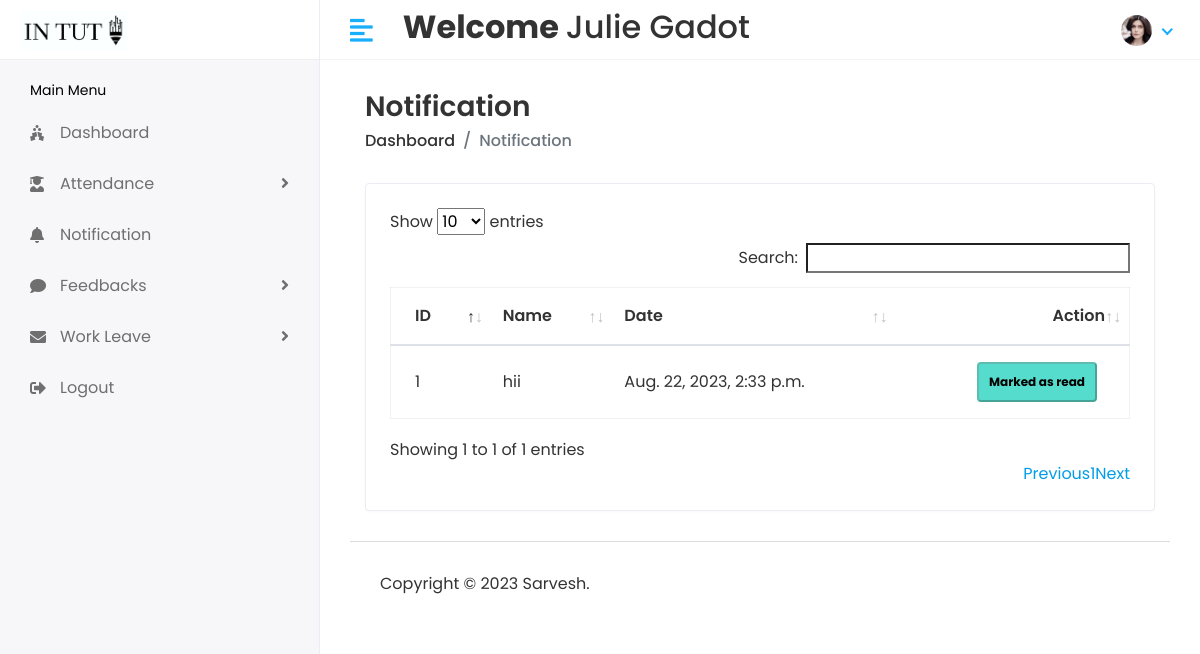
Screenshot of /Staff/notification (signed in) with the database file from the repository.
### stuapp/models.py (models this page shows, shortened)
class CustomUser(AbstractUser):
    USER={
        (1,'HOD'),(2,'STAFF'),(3,'STUDENT')
    }
    user_type=models.CharField(choices=USER,max_length=100,default=1)
    profile_pic=models.ImageField(upload_to='media/profile_pic')

class StaffNotifcation(models.Model):
    message=models.TextField()
    staffID=models.ForeignKey(Staff,on_delete=models.CASCADE)
    created_At=models.DateTimeField(auto_now_add=True)
    status =models.IntegerField(null=True,default=0)

### student/staffviews.py (the view)
# urls.py: path('Staff/notification',staffviews.notification,name='notification'),
@login_required(login_url='/')
def notification(request):
    staff=Staff.objects.filter(admin=request.user.id)
    print(staff)
    for i in staff:
        staffID=i.id
        notification=StaffNotifcation.objects.filter(staffID=staffID)
    return render(request,'staff/notification.html',{'notification':notification})

### stuapp/models.py (called while the page is built)
    def __str__(self):
        return self.admin.first_name

### templates/staff/notification.html (shortened to what this page needs)
{% extends 'base.html' %}
{% block content %}
{% load static %}
<div class="content container-fluid">
   <div class="page-header">
      <div class="row align-items-center">
         <div class="col">
            <h3 class="page-title">Notification</h3>
            <ul class="breadcrumb">
               <li class="breadcrumb-item"><a href="{% url 'staffhome'%}">Dashboard</a></li>
               <li class="breadcrumb-item active">Notification</li>
            </ul>
         </div>
      </div>
   </div>
   <div class="row">
      <div class="col-sm-12">
         <div class="card card-table">
            <div class="card-body">
               <div class="table-responsive">
                  <table id="table_id" class="table table-hover table-center mb-0">
                     <thead>
                        <tr>
                            <th>ID</th>
                           <th>Name</th>
                          <th>  Date   </th>
                           <th class="text-right">Action</th>
                        </tr>
                     </thead>
                     <tbody>
                        {% for i in notification %}
                        <tr>
                           <td>{{i.id}}</td>
                           <td>{{i.message}}</td>
                           <td>{{i.created_At}}</td>
                           <td class="text-right">
                            <div class="actions">
                                {% if i.status == 0 %}
                                <a href="{% url 'stfstatus' st=i.id %}" class="btn btn-outline-danger mr-2"> Mark as read</a>
                                {% else %}
                                <button href="#" class="badge badge-info mr-2 " style="width:120px;height:40px;color:black;"  disabled='disabled'> Marked as read</button>
                                    {% endif %}
                             </div>
                           </td>
                        </tr>
                        {% endfor %}
                     </tbody>
                  </table>
               </div>
            </div>
         </div>
      </div>
   </div>
</div>
{% endblock %}

### templates/includes/header.html (shortened to what this page needs)
{% load static %}
<div class="header" >
    <div class="header-left" style="background-color:white">
        {% if user.user_type == '1' %}
        <a href="{% url 'hodhome'%}" class="logo container" >
            <img src="{% static 'assets/img/logo1big.png'%}" width="300px" height="100px" alt="Logo">
        </a>
        {% elif user.user_type == '2' %}
        <a href="{% url 'staffhome'%}" class="logo">
            <img src="{% static 'assets/img/logo1big.png'%}" alt="Logo">
        </a>
        {% else %}
        <a href="{% url 'studenthome'%}" class="logo">
            <img src="{% static 'assets/img/logo1big.png'%}" alt="Logo">
        </a>
        {% endif %}
    </div>
    <a href="javascript:void(0);" id="toggle_btn">
        <i class="fas fa-align-left"></i>
    </a>
    <div class="top-nav-search my-2">
        <h2><strong> Welcome </strong> {{user.first_name}} {{user.last_name}} </h2>
    </div>
    <ul class="nav user-menu">
        <li class="nav-item dropdown has-arrow">
            <a href="#" class="dropdown-toggle nav-link" data-toggle="dropdown">
                {% if user.profile_pic == "" %}
                <span class="user-img"><img class="rounded-circle" src="{% static 'assets/img/noimg.jpg' %}" width="31"
                        ></span>
                {% else %}
                <span class="user-img"><img class="rounded-circle" src="/{{user.profile_pic}}" width="31"
                        alt="Ryan Taylor"></span>
                {% endif %}
            </a>
        </li>
    </ul>
</div>

### static/assets/css/style.css (style rules this page uses)
html { height: 100%; }
body { background-color: #fff; color: #333; font-family: 'Poppins', sans-serif; font-size: 1rem; height: 100%; line-height: 1.5; overflow-x: hidden; }
h1, h2, h3, h4, h5, h6 { font-family: 'Poppins', sans-serif; margin-top: 0; }
a { color: #009ce7; }
input, button, a { transition: all 0.4s ease; -moz-transition: all 0.4s ease; -o-transition: all 0.4s ease; -ms-transition: all 0.4s ease; -webkit-transition: all 0.4s ease; }
input, input:focus, button, button:focus { outline: none; }
ul, ol { padding: 0px; list-style: none; }
.table { color: #333; max-width: 100%; margin-bottom: 0; width: 100%; }
.table.dataTable { border-collapse: collapse !important; border: 1px solid rgba(0, 0, 0, 0.05); }
.table thead tr th { font-weight: 600; }
.table tbody tr { border-bottom: 1px solid rgba(0, 0, 0, 0.05); }
.table.table-center td, .table.table-center th { vertical-align: middle; }
.card-table .card-body .table > thead > tr > th { border-top: 0; }
.card-table .card-body .table tr td:first-child, .card-table .card-body .table tr th:first-child { padding-left: 1.5rem; }
.card-table .card-body .table tr td:last-child, .card-table .card-body .table tr th:last-child { padding-right: 1.5rem; }
.card-table .table td, .card-table .table th { border-top: 1px solid #e2e5e8; padding: 1rem 0.75rem; white-space: nowrap; }
.bg-info, .badge-info { background-color: #009efb !important; }
.pro-bg-info, .badge-info { background-color: #56dccc !important; }
.card { border: 1px solid #ececf5; box-shadow: 0 1px 3px 0 rgba(0, 0, 0, 0.03); margin-bottom: 1.875rem; }
.card-body { padding: 1.5rem; }
.header { background-color: #fff; border-bottom: 1px solid #f3f3f4; left: 0; position: fixed; right: 0; top: 0; z-index: 1001; height: 60px; }
.header .header-left { float: left; height: 60px; padding: 0 20px; position: relative; width: 320px; z-index: 1; transition: all 0.2s ease-in-out; background-color: #f7f7fa; border-bottom: 1px solid #efefef; border-right: 1px solid #ececf5; display: flex; align-items: center; }
.header .header-left .logo { display: inline-block; line-height: 60px; }
.header .header-left .logo img { max-height: 40px; width: auto; }
.header .dropdown-toggle:after { display: none; }
.header .has-arrow .dropdown-toggle:after { border-top: 0; border-left: 0; border-bottom: 2px solid #18aefa; border-right: 2px solid #18aefa; content: ''; height: 8px; display: inline-block; pointer-events: none; -webkit-transform-origin: 66% 66%; -ms-transform-origin: 66% 66%; transform-origin: 66% 66%; -webkit-transform: rotate(45deg); -ms-transform: rotate(45deg); transform: rotate(45deg); -webkit-transition: all 0.15s ease-in-out; transition: all 0.15s ease-in-out; width: 8px; vertical-align: 0px; }
.user-menu { float: right; margin: 0; position: relative; z-index: 99; padding-right: 15px; }
.user-menu.nav > li > a { color: #a0a0a0; font-size: 14px; line-height: 58px; padding: 0 15px; height: 60px; }
.user-img { margin-right: 3px; position: relative; }
.top-nav-search { float: left; margin-left: 15px; }
.page-header { margin-bottom: 1.875rem; }
.page-header .breadcrumb { background-color: transparent; color: #6c757d; font-size: 1rem; font-weight: 500; margin-bottom: 0; padding: 0; }
.page-header .breadcrumb a { color: #333; }
.page-title { font-size: 28px; font-weight: 600; color: #333; margin-bottom: 5px; }
@media (min-width: 992px) { #toggle_btn { align-items: center; color: #18aefa; display: inline-flex; float: left; font-size: 26px; height: 60px; justify-content: center; margin-left: 15px; padding: 0 15px; } }

### rows the page displays
CustomUser: first_name "Julie", last_name "Gadot", profile_pic (picture)
StaffNotifcation: id "1", message "hii", created_At "Aug. 22, 2023, 2:33 p.m.", status "Marked as read"
